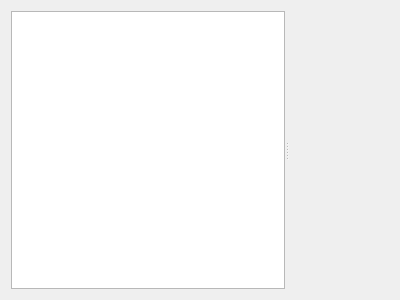
<?xml version="1.0" encoding="UTF-8"?>
<ui version="4.0">
 <class>RequestBox</class>
 <widget class="QWidget" name="RequestBox">
  <property name="geometry">
   <rect>
    <x>0</x>
    <y>0</y>
    <width>400</width>
    <height>300</height>
   </rect>
  </property>
  <layout class="QVBoxLayout" name="verticalLayout_3">
   <item>
    <widget class="QSplitter" name="horizontalSplitter">
     <property name="sizePolicy">
      <sizepolicy hsizetype="Preferred" vsizetype="Preferred">
       <horstretch>0</horstretch>
       <verstretch>0</verstretch>
      </sizepolicy>
     </property>
     <property name="orientation">
      <enum>Qt::Horizontal</enum>
     </property>
     <widget class="RequestBoxTreeWidget" name="treeRequestBoxes">
      <property name="sizePolicy">
       <sizepolicy hsizetype="Maximum" vsizetype="Expanding">
        <horstretch>1</horstretch>
        <verstretch>0</verstretch>
       </sizepolicy>
      </property>
      <property name="minimumSize">
       <size>
        <width>150</width>
        <height>0</height>
       </size>
      </property>
      <property name="maximumSize">
       <size>
        <width>16777215</width>
        <height>16777215</height>
       </size>
      </property>
      <property name="baseSize">
       <size>
        <width>0</width>
        <height>0</height>
       </size>
      </property>
      <attribute name="headerVisible">
       <bool>false</bool>
      </attribute>
      <column>
       <property name="text">
        <string>New Column</string>
       </property>
      </column>
     </widget>
     <widget class="RequestsWidget" name="requestsWidget" native="true"/>
    </widget>
   </item>
  </layout>
 </widget>
 <customwidgets>
  <customwidget>
   <class>RequestBoxTreeWidget</class>
   <extends>QTreeWidget</extends>
   <header>requestboxtreewidget.h</header>
  </customwidget>
  <customwidget>
   <class>RequestsWidget</class>
   <extends>QWidget</extends>
   <header>requestswidget.h</header>
   <container>1</container>
  </customwidget>
 </customwidgets>
 <resources/>
 <connections/>
</ui>
